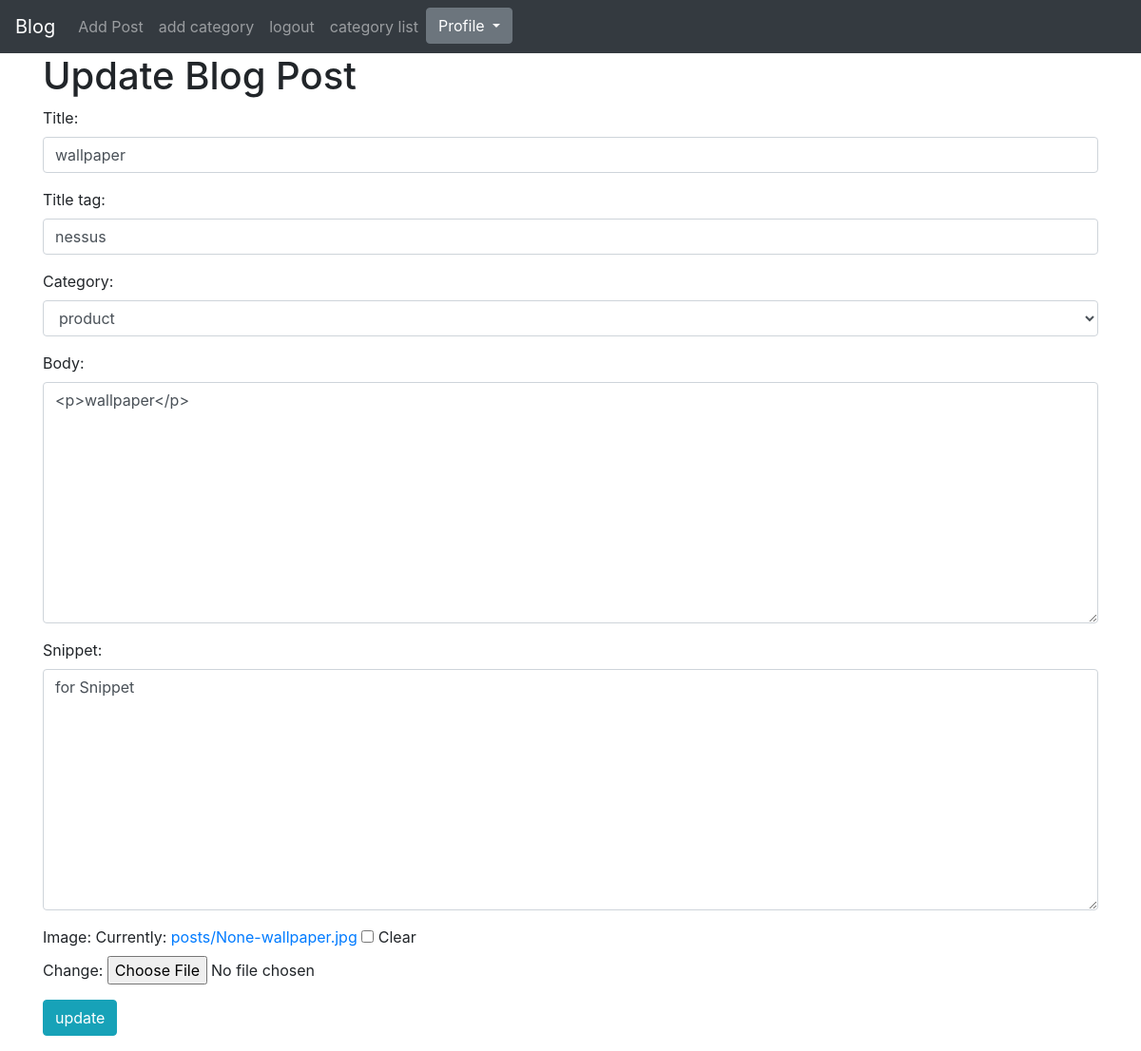
/article/update/20 (signed in), run on the app's committed database.
### MyBlog/models.py (models this page shows, shortened)
class Post(models.Model):
    title = models.CharField(max_length=260)
    title_tag = models.CharField(max_length=250)
    image = models.ImageField(null=True, blank=True, upload_to=upload_image_path)
    author = models.ForeignKey(User, on_delete=models.CASCADE)
    body = RichTextField(blank=True, null=True)
    post_date = models.DateField(auto_now_add=True)
    category = models.CharField(max_length=260, default=None)
    snippet = models.CharField(max_length=260, default='for Snippet')
    likes = models.ManyToManyField(User, related_name='blog_post')

### MyBlog/views.py (the view)
# urls.py: path('article/update/<int:pk>', UpdatePostView.as_view(), name="update_post"),
class UpdatePostView(UpdateView):
    model = Post
    template_name = 'Update_post.html'
    form_class = EditForm

### MyBlog/forms.py
class EditForm(forms.ModelForm):
    class Meta:
        model = Post
        fields = ('title', 'title_tag', 'category', 'body', 'snippet','image')
        widgets = {
            'title': forms.TextInput(attrs={'class': 'form-control'}),
            'title_tag': forms.TextInput(attrs={'class': 'form-control'}),
            'body': forms.Textarea(attrs={'class': 'form-control'}),
            'category': forms.Select(choices=choices_list, attrs={'class': 'form-control'}),
            'snippet': forms.Textarea(attrs={'class': 'form-control'}),
        }

### templates/Update_post.html (shortened to what this page needs)
{% extends 'base.html' %}
{% load static %}
{% block content %}
    {% if user.is_authenticated %}
        {% if user.is_authenticated %}
            <h1>Update Blog Post</h1>
            <form method="post">
                <div class="form-group">
                    {{ form.as_p }}
                    <button class="btn btn-info">update</button>
                </div>
            </form>
        {% else %}
            you are not allow
        {% endif %}
    {% endif %}
{% endblock %}

### data on the page
Post: title "wallpaper", title_tag "nessus", category "product", body "<p>wallpaper</p>", snippet "for Snippet"
